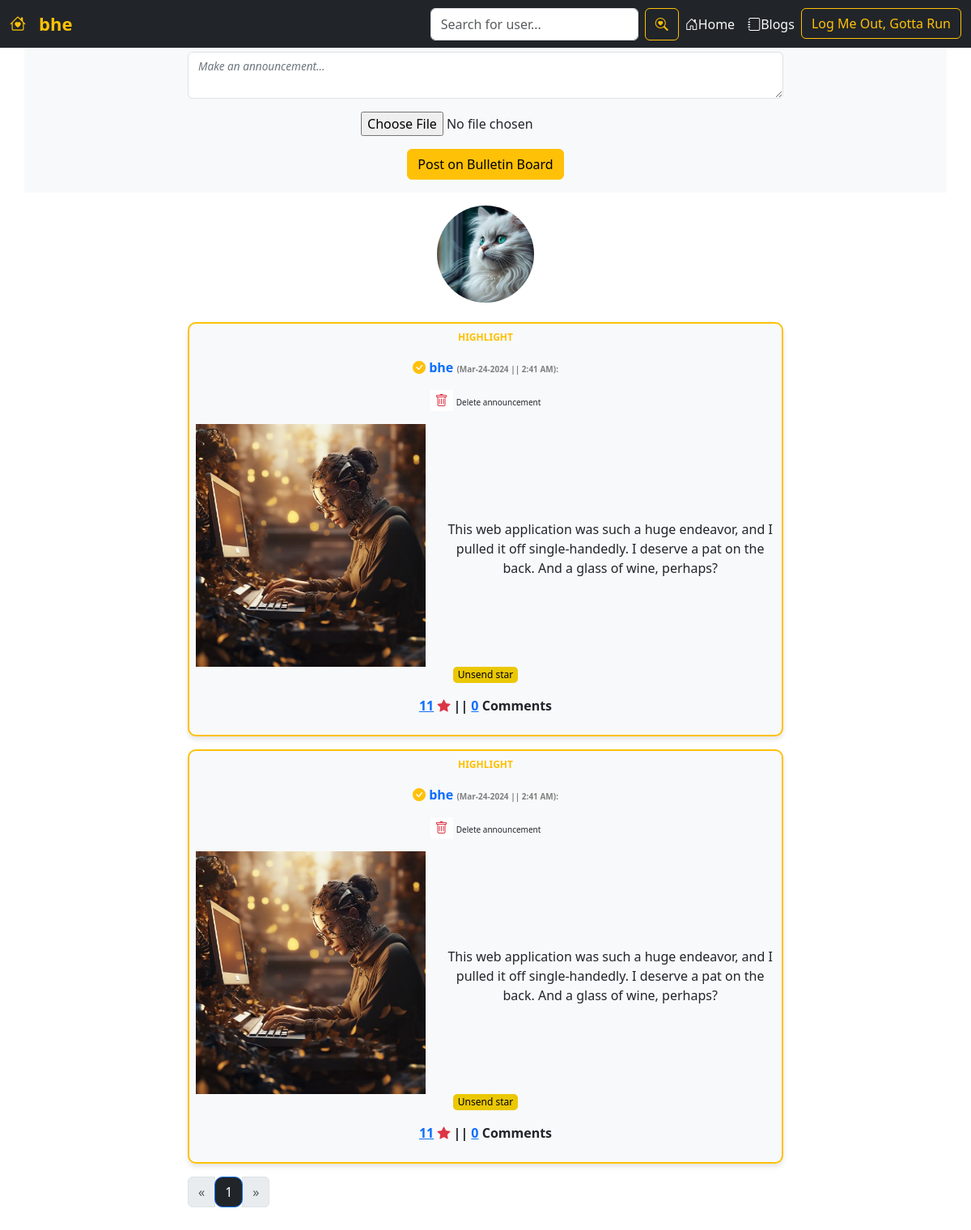
The page /bulletin-board-all/ (signed in) on the database its author committed.
### users/models.py (models this page shows, shortened)
class BulletinBoard(models.Model):
    id = models.UUIDField(primary_key=True, default=uuid.uuid4)
    user = models.CharField(max_length=100)
    content = models.TextField()
    image = models.ImageField(default='read-me.jpg', upload_to='announcement_pics')
    liked = models.ManyToManyField(User, default=None, blank=True, related_name='liked')
    created_at = models.DateTimeField(default=datetime.now)
    no_of_likes = models.IntegerField(default=0)
    no_of_comments = models.IntegerField(default=0)
    highlight = models.BooleanField(default=False)

### users/views.py (the view)
# urls.py: path('bulletin-board-all/', views.show_bulletin_board, name='show-bulletin-board'),
def show_bulletin_board(request):
    try:
        user_object = User.objects.get(username=request.user.username)
        user_profile = Profile.objects.get(user=user_object)
    except User.DoesNotExist:
        user_profile = None
    except Profile.DoesNotExist:
        user_profile = None
    user_following_list = []
    feed = []
    user_following = FollowersCount.objects.filter(follower=request.user.username)
    for users in user_following:
        user_following_list.append(users.user)
    for usernames in user_following_list:
        feed_lists = BulletinBoard.objects.filter(user=usernames)
        feed.append(feed_lists)
    user_posts = BulletinBoard.objects.filter(user=request.user)
    highlighted_posts = BulletinBoard.objects.filter(highlight=True)
    feed_list = list(chain(*feed)) + list(user_posts) + list(highlighted_posts)
    feed_list = sorted(feed_list, key=lambda x: x.created_at, reverse=True)
    if not feed_list and request.user.is_authenticated:
        messages.info(request, "Follow people to start viewing their announcements.")
    paginator = Paginator(feed_list, 18)
    page_number = request.GET.get('page', 1)
    try:
        posts = paginator.page(page_number)
    except PageNotAnInteger:
        posts = paginator.page(1)
    except EmptyPage:
        posts = paginator.page(paginator.num_pages)
    return render(request, 'users/bulletin-board.html', {'user_profile': user_profile, 'posts': posts})

### users/templates/users/bulletin-board.html (shortened to what this page needs)
{% extends 'users/base.html' %}
{% block content %}
<section id="bulletin-board" class="mt-5">
    <div class="container mb-0 pb-5 mt-5">
        <div class="row justify-content-center bg-light py-3">
            <div class="col-md-8 text-center">
                {% if user.is_authenticated and request.user.profile.verified %}
                <form action="{% url 'users:bulletin-board' %}" method="POST" enctype="multipart/form-data">
                    <div class="form-floating">
                        <textarea class="form-control" name="content" id="floatingTextarea" oninput="autoAdjustTextarea()"></textarea>
                        <label for="floatingTextarea"><span class="text-secondary fst-italic">Make an announcement...</span></label>
                    </div>
                    <div class="form-group mt-3">
                        <input type="file" class="form-control-file" id="image" name="image">
                    </div>
                    <button type="submit" class="btn btn-warning mt-3">
                        Post on Bulletin Board
                    </button>
                </form>
            {% endif %}
        </div>
    </div>
        <div class="text-center mt-3">
            <img width="120" height="120" style="object-fit:cover; border-radius:60px;" src="/pictures/profile_pictures/profilepic.jpg"/><br>
        </div>
        <div class="text-center pt-3">
        </div>
        <div class="row justify-content-center">
            <div class="col-md-8 text-center">
                {% for post in posts %}
                    {% if post.highlight %}
                    <div class="bg-light border border-2 border-warning p-2 mb-3" style="
                    border-radius:10px;
                    box-shadow: 0 4px 6px rgba(0, 0, 0, 0.1);
                    ">
                    <div class="">
                        <p style="font-size:12px;
                                font-weight:bolder; color:rgb(255, 191, 0);
                                margin-bottom: 1px;">HIGHLIGHT</p>
                            <p class="fw-bold text-warning">
                                <a href="{% url 'profile' username=post.user %}" style="text-decoration: none;">
                        <p class="fw-bold text-warning">
                            <a href="{% url 'profile' username=post.user %}" style="text-decoration: none;">
                                <i class="bi bi-check-circle-fill text-warning"></i>
                                 <span>{{ post.user }}</span>
                            </a>
                                <span style="font-size:10px; color:gray;">
                                ({{ post.created_at|date:"M-d-Y" }} || {{ post.created_at|time:"g:i A" }}):
                            </span>
                        </p>
                        {% if post.user == user.username %}
                        <form action="{% url 'users:delete-post' post.id %}" method="POST">
                            <button type="submit" class="text-danger" style="border:none; background-color:white;"><i class="bi bi-trash"></i></button>
                            <span style="font-size: 10px; ">Delete announcement</span>
                        </form>
                        {% endif %}
                    <div class="row align-items-center pt-3">
                        <div class="col-lg-5">
                            <a href="{{ post.image.url }}" data-lightbox="image" class="lightbox-link">
                            <img src="{{ post.image.url }}" style="object-fit:cover; width:100%; height: 300px;">
                            </a>
                        </div>
                        <div class="col-lg-7">
                            <p class="text-muted my-4" style="text-align: left;">
                                <div class="bulletin-post" id="post{{ post.id }}">
                                    {{ post.content|truncatewords:60 }}
                                </div>
                            </p>
                        </div>
                    </div>
                    {% endif %}
                        </div>
                        <form action="{% url 'users:like-post' %}" method="POST" class="like-form" id="{{post.id}}">
                            <p class="fst-italic" style="font-size:12px;">
                                {% if user not in post.liked.all %}
                                <button type="submit" style="border:none; border-radius:5px; background-color:#ebc805;" class="like-btn{{post.id}}">
                                    Send a star
                                </button>
                                {% else %}
                                <button type="submit" style="border:none; border-radius:5px; background-color:#ebc805;" class="like-btn{{post.id}}">
                                    Unsend star
                                </button>
                                {% endif %}
                                <div class="d-inline fw-bold">
                                    <a href="{% url 'users:likers' post.id %}"
                                    {% comment %} data-bs-toggle="modal" data-bs-target="#likersModal"> {% endcomment %}
                                        <span class="like-count{{post.id}}">{{ post.no_of_likes }}</a></span>
                                    <span><i class="bi bi-star-fill text-danger"></i></span> ||
                                    <a href="{% url 'users:likers' post.id %}">
                                        <span>{{ post.no_of_comments }}</span></a>
                                        {% if post.no_of_comments == 1 %}Comment
                                        {%else%} Comments {% endif %}
                                </div>
                            </p>
                        </form>
                    </div>
                    {% endfor %}
                <div class="pagination">
                    <nav aria-label="Page navigation example">
                        <ul class="pagination">
                            <li class="page-item {% if not posts.has_previous %}disabled{% endif %}">
                                <a class="page-link" href="?page=1" aria-label="Previous">
                                    <span aria-hidden="true">&laquo;</span>
                                </a>
                            </li>
                            {% for page_num in posts.paginator.page_range %}
                            <li class="page-item {% if page_num == posts.number %}active{% endif %}">
                                <a class="page-link bg-dark" style="
                                border-radius:10px;" href="?page={{ page_num }}">{{ page_num }}</a>
                            </li>
                            {% endfor %}
                            {% if posts.has_next %}
                            <li class="page-item">
                                <a class="page-link" href="?page={{ posts.next_page_number }}" aria-label="Next">
                                    <span aria-hidden="true">&raquo;</span>
                                </a>
                            </li>
                            {% else %}
                            <li class="page-item disabled">
                                <span class="page-link" aria-hidden="true">&raquo;</span>
                            </li>
                            {% endif %}
                        </ul>
                    </nav>
                </div>
            </div>
        </div>
    </div>
</section>
{% endblock %}

### users/templates/users/base.html (shortened to what this page needs)
{% load static %}
<!doctype html>
<html lang="en">
<head>
    <link href="https://cdn.jsdelivr.net/npm/bootstrap@5.3.2/dist/css/bootstrap.min.css" rel="stylesheet">
    <link rel="stylesheet" href="https://cdn.jsdelivr.net/npm/bootstrap-icons@1.11.2/font/bootstrap-icons.min.css">
    <link rel="stylesheet" href="https://cdnjs.cloudflare.com/ajax/libs/lightbox2/2.11.3/css/lightbox.min.css">
</head>
<body>
    <nav class="navbar navbar-expand-md navbar-dark fixed-top bg-dark">
        <div class="container-xxl">
            <a href="{% url 'users:index' %}" class="navbar-brand">
                <span class="fw-bold text-warning">
                    {% if user.is_authenticated %}
                    <i class="bi bi-house-heart"></i>
                    <a href="{% url 'profile' username=user.username %}" class="fw-bold text-warning navbar-brand" style="text-decoration: none; font-size:22px;">{{ user.username }}</a>
                    {% else %}
                    <i class="bi bi-shield-fill-exclamation"></i>
                    Limited access
                    {% endif %}
                </span>
            </a>
            <div class="collapse navbar-collapse justify-content-end align-center" id="main-nav">
                <ul class="navbar-nav">
                    <form class="d-flex" role="search" action="{% url 'users:search' %}" method='POST'>
                        <input class="form-control me-2" name="username" type="text" placeholder="Search for user..." aria-label="Search">
                        <button class="btn btn-outline-warning" type="submit"><i class="bi bi-search-heart"></i></button>
                      </form>
                    <li class="nav-item">
                        <a href="/" class="nav-link text-light"><i class="bi bi-house-door"></i>Home</a>
                    </li>
                    <li class="nav-item">
                        <a href="{% url 'blogs:blogs' %}" class="nav-link text-light"><i class="bi bi-journal"></i>Blogs</a>
                    </li>
                    {% if user.is_authenticated %}
                    <li class="nav-item">
                        <a href="{% url 'logout' %}" class="btn btn-outline-warning">Log Me Out, Gotta Run</a>
                    </li>
                    {% else %}
                    <li class="nav-item">
                        <a href="{% url 'login' %}" class="btn btn-warning">Log Me In</a>
                    </li>
                    {% endif %}
                </ul>
            </div>
        </div>
    </nav>
    {% block content %}
    {% endblock %}
</body>
</html>

### users/templates/users/base.html (style rules this page uses)
.form-control { overflow-y: hidden; }

### rows shown on the page
BulletinBoard: user "bhe", created_at "Mar-24-2024", created_at "2:41 AM", shows "Delete announcement", image (picture), content "This web application was such a huge endeavor, and I pulled it off single-handedly. I deserve a pat on the back. And a glass of wine, perhaps?", no_of_likes "11", no_of_comments "0", shows "Comments"

### other values the page prints
{{ user.username }} "bhe"
{{ page_num }} "1"
